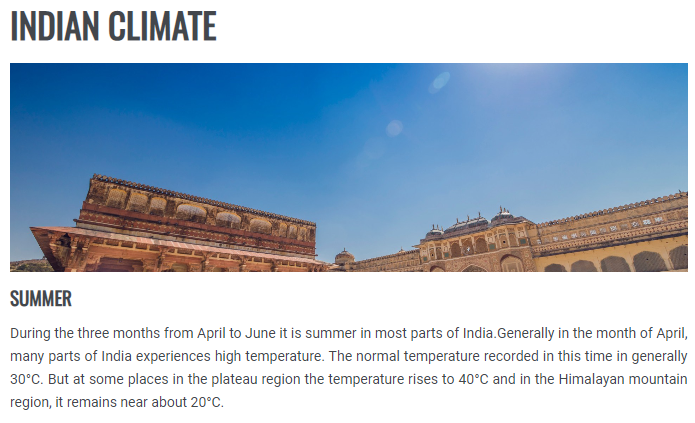
#> input picture img.jpg, 695 x 423 px
$ python assgn1.py
#> lines starting #> are read from the running program, lines starting #| are printed output that depends on the picture
#!/usr/bin/env python
# coding: utf-8

# In[7]:


from PIL import Image
from PIL import ImageFilter
img=Image.open("img.jpg");
#> img is the input picture: PIL image 695x423 RGBA; mean R, G, B, A 170.9, 187.9, 204.6, 255
img.show();
for i in range(0,img.size[0]-1):
        for j in range(0,img.size[1]-1):
            pixelColorVals=img.getpixel((i,j));
            redPixel=255-pixelColorVals[0];
            greenPixel=255-pixelColorVals[1];
            bluePixel=255-pixelColorVals[2];
            img.putpixel((i,j),(redPixel,greenPixel,bluePixel));
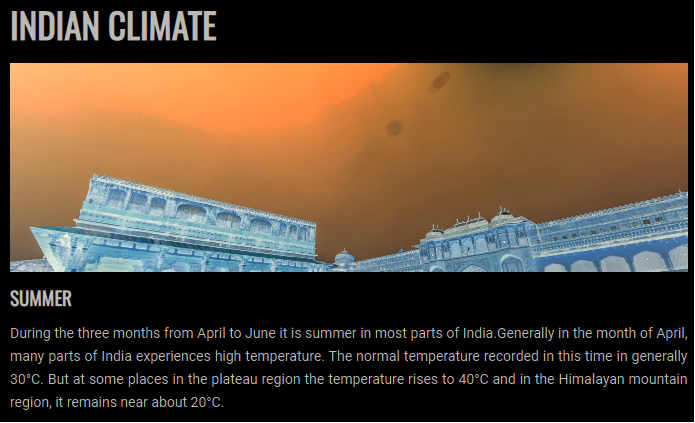
#> img: PIL image 695x423 RGBA; mean R, G, B, A 85.1, 68.1, 51.4, 255
img.show();


# In[ ]:


# In[ ]:


# In[ ]:


# In[ ]:


# In[ ]:
